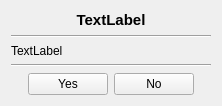
<?xml version="1.0" encoding="UTF-8"?>
<ui version="4.0">
 <class>QKxConfirmWidget</class>
 <widget class="QWidget" name="QKxConfirmWidget">
  <property name="geometry">
   <rect>
    <x>0</x>
    <y>0</y>
    <width>218</width>
    <height>100</height>
   </rect>
  </property>
  <property name="windowTitle">
   <string>Form</string>
  </property>
  <layout class="QVBoxLayout" name="verticalLayout">
   <item>
    <widget class="QLabel" name="title">
     <property name="font">
      <font>
       <pointsize>11</pointsize>
       <weight>75</weight>
       <bold>true</bold>
      </font>
     </property>
     <property name="text">
      <string>TextLabel</string>
     </property>
     <property name="alignment">
      <set>Qt::AlignCenter</set>
     </property>
    </widget>
   </item>
   <item>
    <widget class="Line" name="line">
     <property name="minimumSize">
      <size>
       <width>200</width>
       <height>0</height>
      </size>
     </property>
     <property name="orientation">
      <enum>Qt::Horizontal</enum>
     </property>
    </widget>
   </item>
   <item>
    <widget class="QLabel" name="msg">
     <property name="text">
      <string>TextLabel</string>
     </property>
    </widget>
   </item>
   <item>
    <widget class="Line" name="line_2">
     <property name="orientation">
      <enum>Qt::Horizontal</enum>
     </property>
    </widget>
   </item>
   <item>
    <layout class="QHBoxLayout" name="horizontalLayout">
     <item>
      <spacer name="horizontalSpacer">
       <property name="orientation">
        <enum>Qt::Horizontal</enum>
       </property>
       <property name="sizeHint" stdset="0">
        <size>
         <width>40</width>
         <height>20</height>
        </size>
       </property>
      </spacer>
     </item>
     <item>
      <widget class="QPushButton" name="btnYes">
       <property name="text">
        <string>Yes</string>
       </property>
      </widget>
     </item>
     <item>
      <widget class="QPushButton" name="btnNo">
       <property name="text">
        <string>No</string>
       </property>
      </widget>
     </item>
     <item>
      <spacer name="horizontalSpacer_2">
       <property name="orientation">
        <enum>Qt::Horizontal</enum>
       </property>
       <property name="sizeHint" stdset="0">
        <size>
         <width>40</width>
         <height>20</height>
        </size>
       </property>
      </spacer>
     </item>
    </layout>
   </item>
  </layout>
 </widget>
 <resources/>
 <connections/>
</ui>
